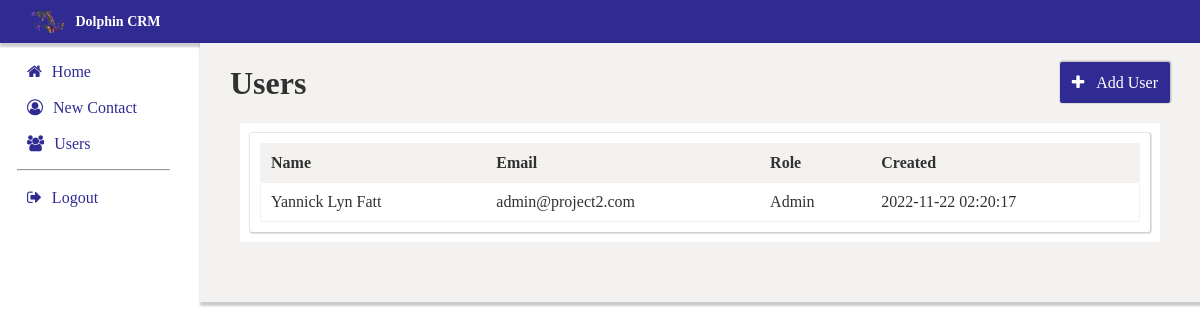
/users.php (signed in), run on the app's committed database.
### tables this page shows
CREATE TABLE `users` (
    `id` integer(15) NOT NULL auto_increment,
    `firstname` varchar(35) NOT NULL default '',
    `lastname` varchar(35) NOT NULL default '',
    `password` varchar(500) NOT NULL default '',
    `email` varchar(35) NOT NULL default '',
    `role` varchar(20) NOT NULL default '',
    `created_at` DATETIME DEFAULT CURRENT_TIMESTAMP,
    PRIMARY KEY  (`id`)
);

### usersload.php (the view)
<?php
$host = 'localhost';
$username = 'project2_user';
$password = 'password123';
$dbname = 'dolphin';
$conn = new PDO("mysql:host=$host;dbname=$dbname;charset=utf8mb4", $username, $password);
$stmt = $conn->query("SELECT * FROM users");
$results = $stmt->fetchAll(PDO::FETCH_ASSOC);
echo "<table>
    <tr>
    <th>Name</th>
    <th>Email</th>
    <th>Role</th>
    <th>Created</th>
    </tr>";
foreach ($results as $row)
echo"<tr>
    <td>" . $row['firstname'] .' '. $row['lastname'] . "</td>
    <td>" . $row['email'] . "</td>
    <td>" . $row['role'] . "</td>
    <td>" . $row['created_at'] . "</td>
    </tr>";
?>

### dashboard.css (style rules this page uses)
body { margin: 0%; color: rgb(49, 49, 48); }
table tr:nth-child(odd) { background-color: rgb(244, 241, 241); }
table { border-collapse: collapse; width: 100%; }
table, td, th { text-align: left; padding: 10px; }
tr { border: 1px solid rgb(244, 241, 241); }
th { background-color: rgb(244, 241, 241); }

### header.css (style rules this page uses)
body { margin: 0; padding: 0; }

### data on the page
users: firstname "Yannick", lastname "Lyn Fatt", email "admin@project2.com", role "Admin", created_at "2022-11-22 02:20:17"
